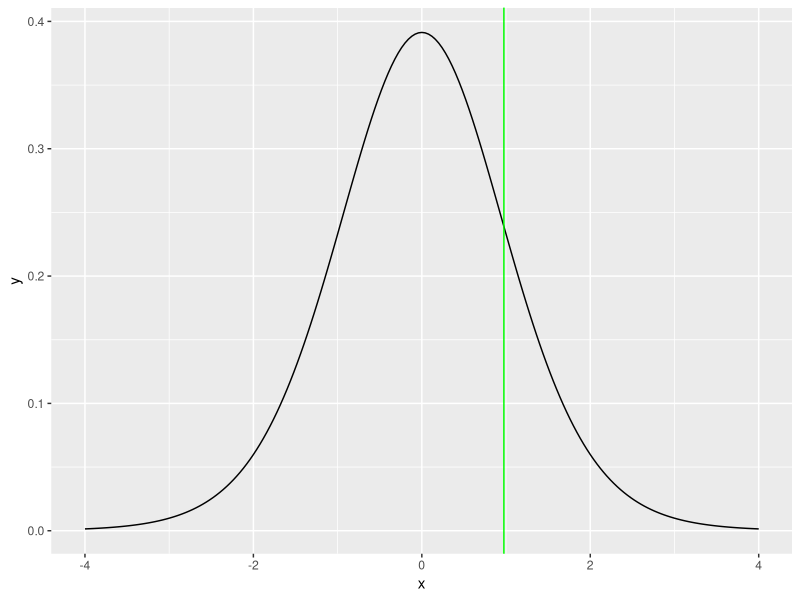

The R script that drew this image:
## ---- chunk 1
knitr::opts_chunk$set(echo = TRUE)
library(ggplot2)
## ---- chunk 2
price_diff <- c(400,350,400,500,300,350,200,
                500,200,250,250,500,350,100)
## ---- chunk 3
m0 <- 300  # Hypothetical population mean
## ---- chunk 4
alpha <- 0.05
n <- length(price_diff)
## ---- chunk 5
m <- mean(price_diff)  # sample mean
s <- sd(price_diff)    # standard deviation of sample
c(m, s)
## ---- chunk 6
ggplot(data = data.frame(x = c(-4, 4)), mapping = aes(x)) +
  stat_function(fun = dt, n = 201, args = list(df = n - 1)) +
  geom_vline(xintercept = (m - m0)/(s/sqrt(n)), color = "green")
## ---- chunk 7
# Probability value p = P(M > m)
p <- 1 - pt((m - m0) / (s / sqrt(n)), df = n - 1)
p
## ---- chunk 8
ttest_result <- t.test(price_diff,
                       mu = 300,
                       alternative = "greater",
                       conf.level = 1 - alpha, 
                       df = n-1)
ttest_result$p.value
## ---- chunk 9
if(p < alpha) {
  print("Reject H0")
} else {
  print("Do NOT reject H0")
}
## ---- chunk 10
t <- qt(1-alpha, df = n - 1)
g <- m0 + t * (s / sqrt(n))
## ---- chunk 11
if (m > g){
  print("Reject H0")
} else {
  print("Do NOT reject H0")
}
